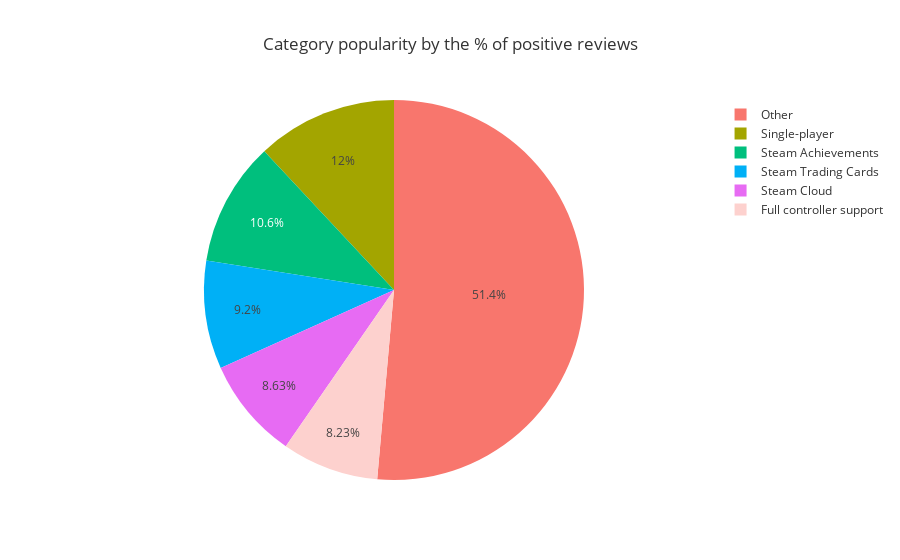

Notebook code cell kept with this figure:
### Code cell
fig = px.pie(df_category, values='procent_positive', names='category_descript_2', title='Category popularity by the % of positive reviews', template = 'ggplot2')
fig.show()

### Figure 1 — Plotly figure (JSON) as saved in the notebook; plotly's stock layout.template omitted (floating-point values rounded to 4 significant figures; data arrays with more than 128 entries replaced by an {"elided": "..."} marker saying what was removed)
{"data": [{"domain": {"x": [0, 1], "y": [0, 1]}, "hovertemplate": "category_descript_2=%{label}<br>procent_positive=%{value}<extra></extra>", "labels": {"elided": "291 str values"}, "legendgroup": "", "name": "", "showlegend": true, "type": "pie", "values": {"elided": "291 float values"}}], "layout": {"legend": {"tracegroupgap": 0}, "title": {"text": "Category popularity by the % of positive reviews"}}}
